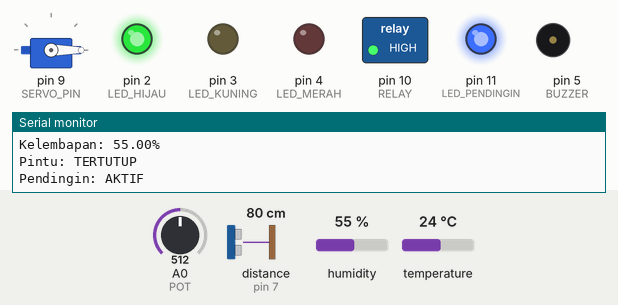
Recording of a program running on a simulated Arduino Uno, built with avr-gcc and run on an emulated ATmega328P. Parts: servo, switched loads named in the program (green lamp = pin HIGH), output pins drawn as LEDs (lit = HIGH), buzzer (waves = sounding, pin HIGH), the last lines printed to the serial monitor. Wiring (from diagram.json): ultrasonic range finder: trigger pin 6; echo pin 7. Inputs (shaded band) come from the test bench; at power-on: A0 (POT) = 512, distance to the obstacle (sensor on pin 7) 80 cm, temperature 24 °C, humidity 55 %. The echo pulse lasts 58.3 µs per cm; pins used as bus, display or sensor lines are not drawn.

Above: at 1.9 s.
2.0 s: A0 (POT) set to 601
3.5 s: A0 (POT) set to 628
At 4.9 s:
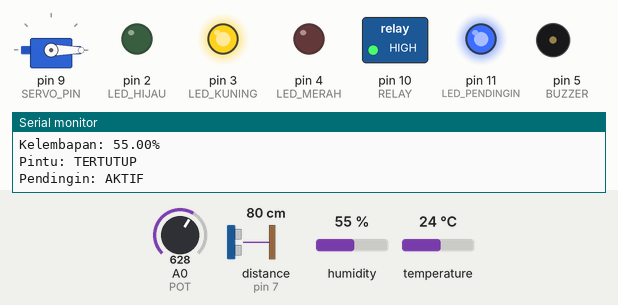
5.8 s: distance to the obstacle (sensor on pin 7) set to 26 cm
8.8 s: distance to the obstacle (sensor on pin 7) set to 21 cm
At 10.8 s:
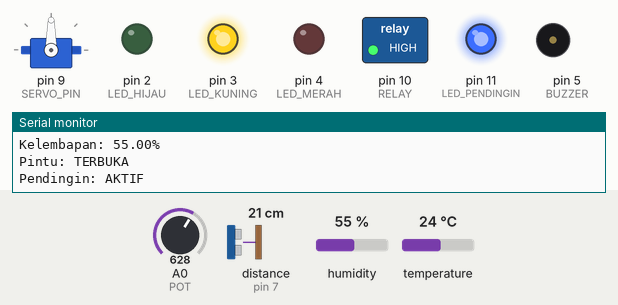
11.3 s: temperature set to 20.7 °C
14.2 s: temperature set to 19.7 °C
At 16.5 s:
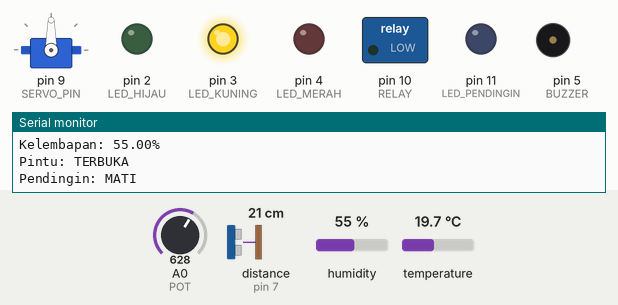
Timing chart, 0 to 17.7 s (numbered marks = the images above; inputs shaded):
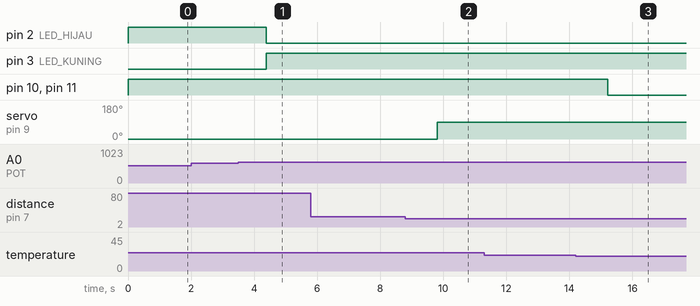

The program:

main.cpp
```cpp
#include <DHT.h>
#include <Servo.h>

// ======================================
// UTS SISTEM EMBEDDED - SOAL 2
// Nama: Roby Anggara
// NIM: 2510614023
// BATAS_JARAK = 23 cm
// SUHU_ATAS = 23 C
// SUHU_BAWAH = 20 C
// ======================================

// Pin komponen
#define POT A0
#define LED_HIJAU 2
#define LED_KUNING 3
#define LED_MERAH 4
#define BUZZER 5

#define TRIG 6
#define ECHO 7
#define DHTPIN 8
#define SERVO_PIN 9
#define RELAY 10
#define LED_PENDINGIN 11

#define DHTTYPE DHT22

// Parameter NIM
const int BATAS_JARAK = 23;
const float SUHU_ATAS = 23.0;
const float SUHU_BAWAH = 20.0;

DHT dht(DHTPIN, DHTTYPE);
Servo pintu;

bool pendinginAktif = false;
bool statusKritisSebelumnya = false;

int kapasitas = 0;
float suhu = 0;
float kelembapan = 0;
float jarak = 0;

void bacaSensor() {
  int nilaiADC = analogRead(POT);
  kapasitas = map(nilaiADC, 0, 1023, 0, 100);

  long durasi;
  digitalWrite(TRIG, LOW);
  delayMicroseconds(2);
  digitalWrite(TRIG, HIGH);
  delayMicroseconds(10);
  digitalWrite(TRIG, LOW);

  durasi = pulseIn(ECHO, HIGH, 30000);

  if (durasi == 0) {
    jarak = 400;
  } else {
    jarak = durasi * 0.0343 / 2;
  }

  float bacaSuhu = dht.readTemperature();
  float bacaKelembapan = dht.readHumidity();

  if (!isnan(bacaSuhu)) suhu = bacaSuhu;
  if (!isnan(bacaKelembapan)) kelembapan = bacaKelembapan;
}

void updateIndikator() {
  digitalWrite(LED_HIJAU, LOW);
  digitalWrite(LED_KUNING, LOW);
  digitalWrite(LED_MERAH, LOW);

  if (kapasitas < 60) {
    digitalWrite(LED_HIJAU, HIGH);
  }
  else if (kapasitas < 90) {
    digitalWrite(LED_KUNING, HIGH);
  }
  else {
    digitalWrite(LED_MERAH, HIGH);

    if (!statusKritisSebelumnya) {
      for (int i = 0; i < 3; i++) {
        tone(BUZZER, 1000, 200);
        delay(300);
      }
      noTone(BUZZER);
    }
  }

  statusKritisSebelumnya = (kapasitas >= 90);
}

void kontrolPintu() {
  if (jarak < BATAS_JARAK && kapasitas >= 90) {
    pintu.write(0);
    digitalWrite(LED_HIJAU, LOW);
    digitalWrite(LED_KUNING, LOW);
    digitalWrite(LED_MERAH, HIGH);

    tone(BUZZER, 1000);
    delay(1000);
    noTone(BUZZER);
  }
  else if (jarak < BATAS_JARAK && kapasitas < 90) {
    pintu.write(90);
  }
  else {
    pintu.write(0);
  }
}

void kontrolPendingin() {
  if (suhu >= SUHU_ATAS) {
    pendinginAktif = true;
  }
  else if (suhu <= SUHU_BAWAH) {
    pendinginAktif = false;
  }

  digitalWrite(RELAY, pendinginAktif ? HIGH : LOW);
  digitalWrite(LED_PENDINGIN, pendinginAktif ? HIGH : LOW);
}

void tampilkanSerial() {
  Serial.println("======================");
  Serial.print("Kapasitas Rak: ");
  Serial.print(kapasitas);
  Serial.println("%");

  Serial.print("Jarak Forklift: ");
  Serial.print(jarak);
  Serial.println(" cm");

  Serial.print("Suhu: ");
  Serial.print(suhu);
  Serial.println(" C");

  Serial.print("Kelembapan: ");
  Serial.print(kelembapan);
  Serial.println("%");

  Serial.print("Pintu: ");
  Serial.println(pintu.read() == 90 ? "TERBUKA" : "TERTUTUP");

  Serial.print("Pendingin: ");
  Serial.println(pendinginAktif ? "AKTIF" : "MATI");
}

void setup() {
  Serial.begin(9600);

  pinMode(POT, INPUT);
  pinMode(LED_HIJAU, OUTPUT);
  pinMode(LED_KUNING, OUTPUT);
  pinMode(LED_MERAH, OUTPUT);
  pinMode(BUZZER, OUTPUT);

  pinMode(TRIG, OUTPUT);
  pinMode(ECHO, INPUT);
  pinMode(RELAY, OUTPUT);
  pinMode(LED_PENDINGIN, OUTPUT);

  pintu.attach(SERVO_PIN);
  pintu.write(0);

  dht.begin();

  digitalWrite(RELAY, LOW);
  digitalWrite(LED_PENDINGIN, LOW);

  Serial.println("SISTEM INDIKATOR KAPASITAS RAK");
  Serial.println("UTS SOAL 2");
}

void loop() {
  bacaSensor();
  updateIndikator();
  kontrolPintu();
  kontrolPendingin();
  tampilkanSerial();

  delay(1000);
}
```

Measured:
- the behaviour switches between 613 and 614 on A0 (POT) (found by bisection; images 0 and 1)
- the behaviour switches between 24 and 23 cm on distance to the obstacle (sensor on pin 7) (found by bisection; images 1 and 2)
- the behaviour switches between 20.1 and 20 °C on temperature (found by bisection; images 2 and 3)
- after the input at 3.5 s, pin 2 (LED_HIJAU): HIGH → LOW after 0.89 s; pin 3 (LED_KUNING): LOW → HIGH after 0.89 s
- after the input at 8.8 s, servo on pin 9 (SERVO_PIN): 0° → 90° after 1.0 s
- after the input at 14.2 s, pin 10 (RELAY), pin 11 (LED_PENDINGIN): HIGH → LOW after 1.0 s
